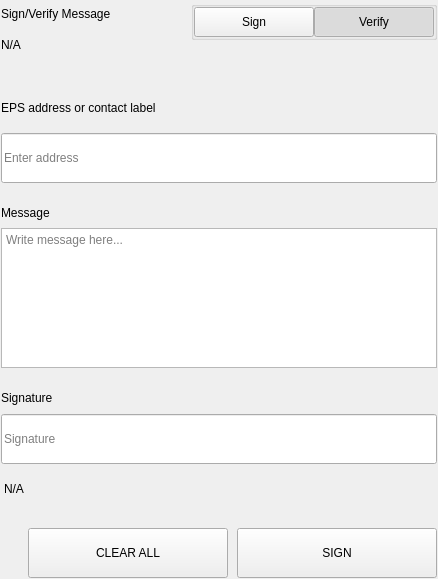
<?xml version="1.0" encoding="UTF-8"?>
<ui version="4.0">
 <class>SettingsSignMessageWidgets</class>
 <widget class="QWidget" name="SettingsSignMessageWidgets">
  <property name="geometry">
   <rect>
    <x>0</x>
    <y>0</y>
    <width>438</width>
    <height>579</height>
   </rect>
  </property>
  <property name="windowTitle">
   <string>Form</string>
  </property>
  <layout class="QVBoxLayout" name="verticalLayout">
   <property name="spacing">
    <number>0</number>
   </property>
   <property name="leftMargin">
    <number>0</number>
   </property>
   <property name="topMargin">
    <number>0</number>
   </property>
   <property name="rightMargin">
    <number>0</number>
   </property>
   <property name="bottomMargin">
    <number>0</number>
   </property>
   <item>
    <widget class="QWidget" name="left" native="true">
     <layout class="QVBoxLayout" name="verticalLayout_3">
      <property name="leftMargin">
       <number>0</number>
      </property>
      <property name="topMargin">
       <number>0</number>
      </property>
      <property name="rightMargin">
       <number>0</number>
      </property>
      <property name="bottomMargin">
       <number>0</number>
      </property>
      <item>
       <widget class="QWidget" name="container_sign" native="true">
        <layout class="QVBoxLayout" name="verticalLayout_2">
         <property name="spacing">
          <number>0</number>
         </property>
         <property name="leftMargin">
          <number>1</number>
         </property>
         <property name="topMargin">
          <number>1</number>
         </property>
         <property name="rightMargin">
          <number>1</number>
         </property>
         <property name="bottomMargin">
          <number>1</number>
         </property>
         <item>
          <layout class="QHBoxLayout" name="horizontalLayout_3" stretch="3,1">
           <property name="spacing">
            <number>40</number>
           </property>
           <item>
            <layout class="QVBoxLayout" name="verticalLayoutTitle">
             <property name="spacing">
              <number>5</number>
             </property>
             <item>
              <widget class="QLabel" name="labelTitle">
               <property name="text">
                <string>Sign/Verify Message</string>
               </property>
              </widget>
             </item>
             <item>
              <widget class="QLabel" name="labelSubtitle1">
               <property name="text">
                <string notr="true">N/A</string>
               </property>
               <property name="wordWrap">
                <bool>true</bool>
               </property>
              </widget>
             </item>
            </layout>
           </item>
           <item alignment="Qt::AlignRight|Qt::AlignTop">
            <widget class="QWidget" name="containerSwitch" native="true">
             <property name="styleSheet">
              <string notr="true">#containerSwitch{
	padding-top:9px;
}</string>
             </property>
             <layout class="QVBoxLayout" name="verticalLayout_6">
              <property name="spacing">
               <number>4</number>
              </property>
              <property name="leftMargin">
               <number>0</number>
              </property>
              <property name="topMargin">
               <number>0</number>
              </property>
              <property name="rightMargin">
               <number>0</number>
              </property>
              <property name="bottomMargin">
               <number>0</number>
              </property>
              <item alignment="Qt::AlignRight">
               <widget class="QGroupBox" name="groupBox">
                <property name="sizePolicy">
                 <sizepolicy hsizetype="Fixed" vsizetype="Preferred">
                  <horstretch>0</horstretch>
                  <verstretch>0</verstretch>
                 </sizepolicy>
                </property>
                <property name="title">
                 <string/>
                </property>
                <property name="alignment">
                 <set>Qt::AlignRight|Qt::AlignTop|Qt::AlignTrailing</set>
                </property>
                <layout class="QHBoxLayout" name="horizontalLayout_4">
                 <property name="spacing">
                  <number>0</number>
                 </property>
                 <property name="leftMargin">
                  <number>0</number>
                 </property>
                 <property name="topMargin">
                  <number>0</number>
                 </property>
                 <property name="rightMargin">
                  <number>0</number>
                 </property>
                 <property name="bottomMargin">
                  <number>0</number>
                 </property>
                 <item>
                  <widget class="QPushButton" name="pushSign">
                   <property name="minimumSize">
                    <size>
                     <width>120</width>
                     <height>30</height>
                    </size>
                   </property>
                   <property name="maximumSize">
                    <size>
                     <width>120</width>
                     <height>30</height>
                    </size>
                   </property>
                   <property name="focusPolicy">
                    <enum>Qt::NoFocus</enum>
                   </property>
                   <property name="text">
                    <string>Sign</string>
                   </property>
                   <property name="checkable">
                    <bool>true</bool>
                   </property>
                   <property name="autoExclusive">
                    <bool>true</bool>
                   </property>
                  </widget>
                 </item>
                 <item>
                  <widget class="QPushButton" name="pushVerify">
                   <property name="minimumSize">
                    <size>
                     <width>120</width>
                     <height>30</height>
                    </size>
                   </property>
                   <property name="maximumSize">
                    <size>
                     <width>120</width>
                     <height>30</height>
                    </size>
                   </property>
                   <property name="focusPolicy">
                    <enum>Qt::NoFocus</enum>
                   </property>
                   <property name="text">
                    <string>Verify</string>
                   </property>
                   <property name="checkable">
                    <bool>true</bool>
                   </property>
                   <property name="checked">
                    <bool>true</bool>
                   </property>
                   <property name="autoExclusive">
                    <bool>true</bool>
                   </property>
                  </widget>
                 </item>
                </layout>
               </widget>
              </item>
              <item alignment="Qt::AlignHCenter|Qt::AlignTop">
               <widget class="QLabel" name="labelSubtitleSwitch">
                <property name="text">
                 <string/>
                </property>
                <property name="alignment">
                 <set>Qt::AlignRight|Qt::AlignTrailing|Qt::AlignVCenter</set>
                </property>
               </widget>
              </item>
             </layout>
            </widget>
           </item>
          </layout>
         </item>
         <item>
          <spacer name="verticalSpacer_2">
           <property name="orientation">
            <enum>Qt::Vertical</enum>
           </property>
           <property name="sizeType">
            <enum>QSizePolicy::Fixed</enum>
           </property>
           <property name="sizeHint" stdset="0">
            <size>
             <width>20</width>
             <height>40</height>
            </size>
           </property>
          </spacer>
         </item>
         <item>
          <widget class="QWidget" name="containerAddress" native="true">
           <property name="sizePolicy">
            <sizepolicy hsizetype="Preferred" vsizetype="Fixed">
             <horstretch>0</horstretch>
             <verstretch>0</verstretch>
            </sizepolicy>
           </property>
           <layout class="QVBoxLayout" name="verticalLayout_5" stretch="0,0">
            <property name="spacing">
             <number>15</number>
            </property>
            <property name="leftMargin">
             <number>0</number>
            </property>
            <property name="topMargin">
             <number>0</number>
            </property>
            <property name="rightMargin">
             <number>0</number>
            </property>
            <property name="bottomMargin">
             <number>0</number>
            </property>
            <item>
             <widget class="QLabel" name="labelSubtitleAddress">
              <property name="minimumSize">
               <size>
                <width>0</width>
                <height>20</height>
               </size>
              </property>
              <property name="maximumSize">
               <size>
                <width>16777215</width>
                <height>20</height>
               </size>
              </property>
              <property name="text">
               <string>EPS address or contact label</string>
              </property>
             </widget>
            </item>
            <item>
             <widget class="QLineEdit" name="addressIn_SM">
              <property name="minimumSize">
               <size>
                <width>0</width>
                <height>50</height>
               </size>
              </property>
              <property name="maximumSize">
               <size>
                <width>16777215</width>
                <height>50</height>
               </size>
              </property>
              <property name="placeholderText">
               <string>Enter address</string>
              </property>
             </widget>
            </item>
           </layout>
          </widget>
         </item>
         <item>
          <spacer name="verticalSpacer_3">
           <property name="orientation">
            <enum>Qt::Vertical</enum>
           </property>
           <property name="sizeType">
            <enum>QSizePolicy::Fixed</enum>
           </property>
           <property name="sizeHint" stdset="0">
            <size>
             <width>20</width>
             <height>20</height>
            </size>
           </property>
          </spacer>
         </item>
         <item>
          <layout class="QVBoxLayout" name="verticalLayout_9">
           <property name="spacing">
            <number>5</number>
           </property>
           <item>
            <widget class="QLabel" name="labelSubtitleMessage">
             <property name="minimumSize">
              <size>
               <width>0</width>
               <height>20</height>
              </size>
             </property>
             <property name="maximumSize">
              <size>
               <width>16777215</width>
               <height>20</height>
              </size>
             </property>
             <property name="text">
              <string>Message</string>
             </property>
            </widget>
           </item>
           <item>
            <widget class="QPlainTextEdit" name="messageIn_SM">
             <property name="minimumSize">
              <size>
               <width>0</width>
               <height>140</height>
              </size>
             </property>
             <property name="maximumSize">
              <size>
               <width>16777215</width>
               <height>140</height>
              </size>
             </property>
             <property name="placeholderText">
              <string>Write message here...</string>
             </property>
            </widget>
           </item>
          </layout>
         </item>
         <item>
          <spacer name="verticalSpacer_4">
           <property name="orientation">
            <enum>Qt::Vertical</enum>
           </property>
           <property name="sizeType">
            <enum>QSizePolicy::Fixed</enum>
           </property>
           <property name="sizeHint" stdset="0">
            <size>
             <width>20</width>
             <height>20</height>
            </size>
           </property>
          </spacer>
         </item>
         <item>
          <widget class="QWidget" name="widget" native="true">
           <property name="minimumSize">
            <size>
             <width>0</width>
             <height>75</height>
            </size>
           </property>
           <property name="maximumSize">
            <size>
             <width>16777215</width>
             <height>16777215</height>
            </size>
           </property>
           <layout class="QVBoxLayout" name="verticalLayout_4">
            <property name="leftMargin">
             <number>0</number>
            </property>
            <property name="topMargin">
             <number>0</number>
            </property>
            <property name="rightMargin">
             <number>0</number>
            </property>
            <property name="bottomMargin">
             <number>0</number>
            </property>
            <item>
             <widget class="QLabel" name="labelSubtitleSignature">
              <property name="minimumSize">
               <size>
                <width>0</width>
                <height>20</height>
               </size>
              </property>
              <property name="maximumSize">
               <size>
                <width>16777215</width>
                <height>20</height>
               </size>
              </property>
              <property name="text">
               <string>Signature</string>
              </property>
             </widget>
            </item>
            <item>
             <widget class="QLineEdit" name="signatureOut_SM">
              <property name="minimumSize">
               <size>
                <width>0</width>
                <height>50</height>
               </size>
              </property>
              <property name="placeholderText">
               <string>Signature</string>
              </property>
             </widget>
            </item>
           </layout>
          </widget>
         </item>
         <item>
          <widget class="QLabel" name="statusLabel_SM">
           <property name="styleSheet">
            <string notr="true">padding-top:5px;</string>
           </property>
           <property name="text">
            <string notr="true">N/A</string>
           </property>
          </widget>
         </item>
         <item>
          <spacer name="verticalSpacer">
           <property name="orientation">
            <enum>Qt::Vertical</enum>
           </property>
           <property name="sizeType">
            <enum>QSizePolicy::Fixed</enum>
           </property>
           <property name="sizeHint" stdset="0">
            <size>
             <width>20</width>
             <height>20</height>
            </size>
           </property>
          </spacer>
         </item>
         <item>
          <layout class="QHBoxLayout" name="horizontalLayout_7">
           <property name="spacing">
            <number>9</number>
           </property>
           <item>
            <spacer name="horizontalSpacer_5">
             <property name="orientation">
              <enum>Qt::Horizontal</enum>
             </property>
             <property name="sizeType">
              <enum>QSizePolicy::Expanding</enum>
             </property>
             <property name="sizeHint" stdset="0">
              <size>
               <width>40</width>
               <height>20</height>
              </size>
             </property>
            </spacer>
           </item>
           <item>
            <widget class="QPushButton" name="pushButtonClear">
             <property name="minimumSize">
              <size>
               <width>200</width>
               <height>50</height>
              </size>
             </property>
             <property name="focusPolicy">
              <enum>Qt::NoFocus</enum>
             </property>
             <property name="text">
              <string>CLEAR ALL</string>
             </property>
            </widget>
           </item>
           <item>
            <widget class="QPushButton" name="pushButtonSave">
             <property name="minimumSize">
              <size>
               <width>200</width>
               <height>50</height>
              </size>
             </property>
             <property name="maximumSize">
              <size>
               <width>200</width>
               <height>50</height>
              </size>
             </property>
             <property name="focusPolicy">
              <enum>Qt::NoFocus</enum>
             </property>
             <property name="text">
              <string>SIGN</string>
             </property>
            </widget>
           </item>
          </layout>
         </item>
        </layout>
       </widget>
      </item>
     </layout>
    </widget>
   </item>
  </layout>
 </widget>
 <resources/>
 <connections/>
</ui>
